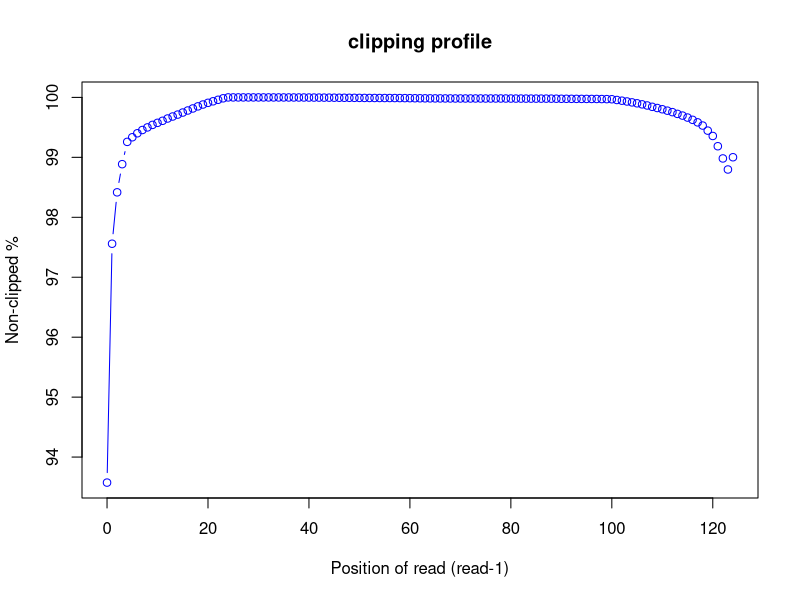
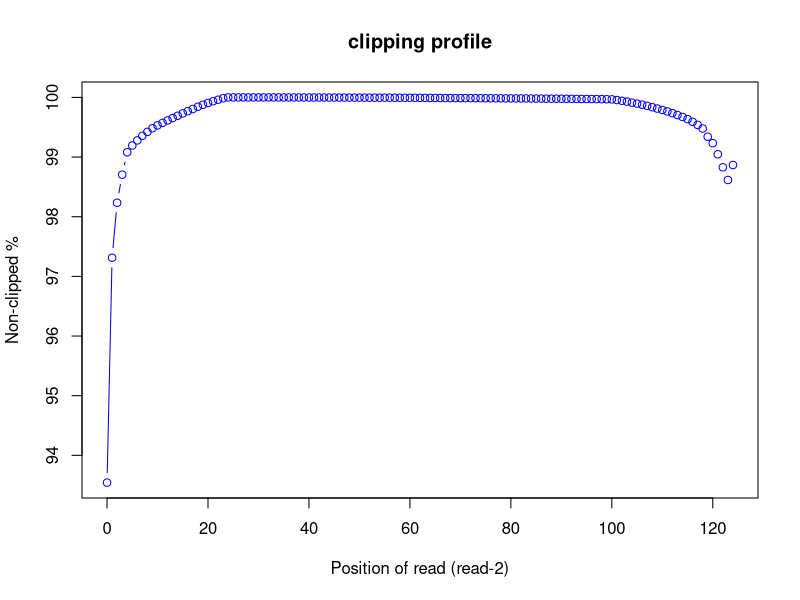

Here is the R script that generated these plots, in order:
pdf("/home/genetics/HW1/raw_data/mapped/bam_files/clipping_profile/SRR11647700_clipping.clipping_profile.R1.pdf")
read_pos=c(0,1,2,3,4,5,6,7,8,9,10,11,12,13,14,15,16,17,18,19,20,21,22,23,24,25,26,27,28,29,30,31,32,33,34,35,36,37,38,39,40,41,42,43,44,45,46,47,48,49,50,51,52,53,54,55,56,57,58,59,60,61,62,63,64,65,66,67,68,69,70,71,72,73,74,75,76,77,78,79,80,81,82,83,84,85,86,87,88,89,90,91,92,93,94,95,96,97,98,99,100,101,102,103,104,105,106,107,108,109,110,111,112,113,114,115,116,117,118,119,120,121,122,123,124)
r1_clip_count=c(1005883.0,382104.0,247888.0,174351.0,116113.0,104081.0,93666.0,85116.0,78351.0,71760.0,66396.0,61081.0,55107.0,49886.0,44885.0,39525.0,34202.0,28884.0,23428.0,18558.0,14150.0,10153.0,6225.0,2348.0,5.0,9.0,10.0,13.0,10.0,22.0,29.0,35.0,44.0,72.0,90.0,103.0,134.0,165.0,199.0,240.0,329.0,396.0,471.0,552.0,630.0,758.0,895.0,949.0,1038.0,1119.0,1265.0,1380.0,1472.0,1521.0,1583.0,1624.0,1633.0,1690.0,1785.0,1869.0,2031.0,2205.0,2318.0,2433.0,2521.0,2606.0,2658.0,2707.0,2742.0,2817.0,2822.0,2828.0,2827.0,2802.0,2811.0,2876.0,2845.0,2835.0,2841.0,2881.0,2939.0,3024.0,3046.0,3112.0,3127.0,3158.0,3159.0,3172.0,3220.0,3376.0,3553.0,3610.0,3694.0,3815.0,3871.0,3946.0,4006.0,4079.0,4289.0,4487.0,4805.0,6735.0,8574.0,10636.0,12979.0,15405.0,18131.0,21053.0,24545.0,27696.0,30939.0,34646.0,38459.0,43008.0,47472.0,52620.0,58551.0,65130.0,73502.0,86725.0,100718.0,127494.0,159389.0,188249.0,156258.0)
r1_nonclip_count = 15654005 - r1_clip_count
plot(read_pos, r1_nonclip_count*100/(r1_clip_count + r1_nonclip_count),col="blue",main="clipping profile",xlab="Position of read (read-1)",ylab="Non-clipped %",type="b")
dev.off()
pdf("/home/genetics/HW1/raw_data/mapped/bam_files/clipping_profile/SRR11647700_clipping.clipping_profile.R2.pdf")
read_pos=c(0,1,2,3,4,5,6,7,8,9,10,11,12,13,14,15,16,17,18,19,20,21,22,23,24,25,26,27,28,29,30,31,32,33,34,35,36,37,38,39,40,41,42,43,44,45,46,47,48,49,50,51,52,53,54,55,56,57,58,59,60,61,62,63,64,65,66,67,68,69,70,71,72,73,74,75,76,77,78,79,80,81,82,83,84,85,86,87,88,89,90,91,92,93,94,95,96,97,98,99,100,101,102,103,104,105,106,107,108,109,110,111,112,113,114,115,116,117,118,119,120,121,122,123,124)
r2_clip_count=c(1003050.0,417436.0,274318.0,201129.0,142875.0,125227.0,111971.0,99942.0,89706.0,80303.0,72777.0,66318.0,59979.0,53756.0,47750.0,41623.0,35869.0,30145.0,24240.0,19120.0,14419.0,10026.0,6062.0,2155.0,2.0,4.0,3.0,7.0,8.0,17.0,19.0,33.0,45.0,58.0,69.0,84.0,94.0,114.0,139.0,171.0,198.0,234.0,248.0,286.0,302.0,340.0,413.0,430.0,488.0,540.0,563.0,603.0,642.0,656.0,702.0,692.0,730.0,807.0,892.0,946.0,1007.0,1090.0,1186.0,1292.0,1366.0,1482.0,1610.0,1682.0,1743.0,1843.0,1879.0,1875.0,1940.0,1989.0,2087.0,2142.0,2219.0,2334.0,2381.0,2531.0,2592.0,2625.0,2679.0,2734.0,2911.0,3020.0,3148.0,3283.0,3298.0,3376.0,3492.0,3620.0,3763.0,3929.0,4048.0,4143.0,4241.0,4342.0,4501.0,4702.0,5120.0,6878.0,8812.0,10932.0,13633.0,16171.0,18904.0,22016.0,25608.0,28977.0,32637.0,36498.0,40851.0,45908.0,50848.0,56602.0,63566.0,71546.0,81034.0,102478.0,119088.0,148095.0,182026.0,214994.0,175965.0)
r2_nonclip_count = 15534633 - r2_clip_count
plot(read_pos, r2_nonclip_count*100/(r2_clip_count + r2_nonclip_count),col="blue",main="clipping profile",xlab="Position of read (read-2)",ylab="Non-clipped %",type="b")
dev.off()
